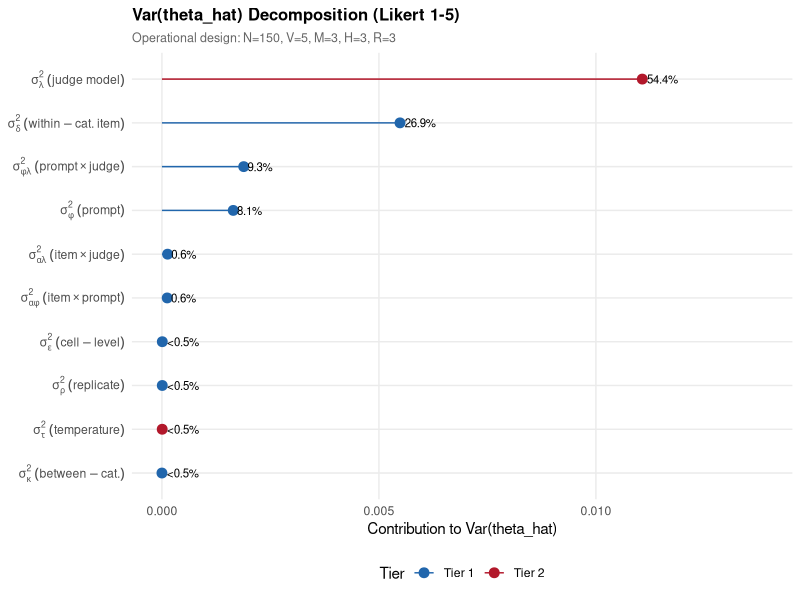
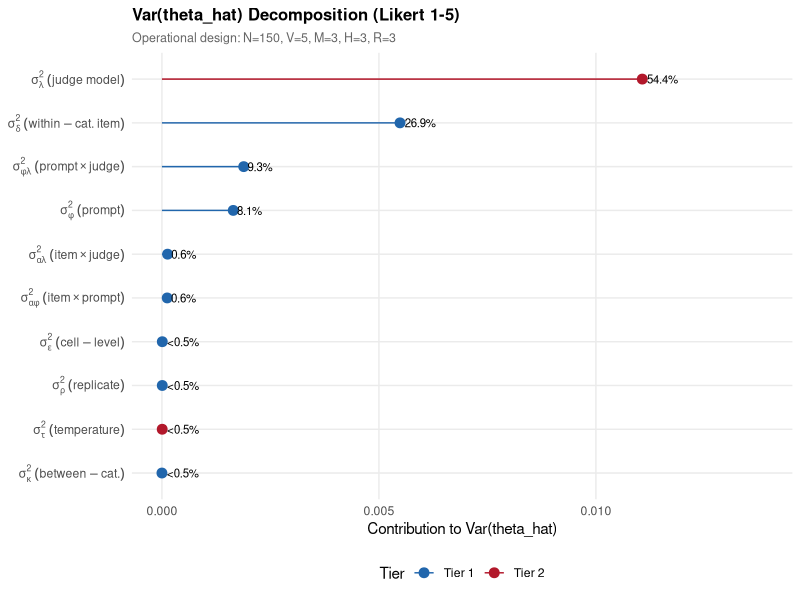
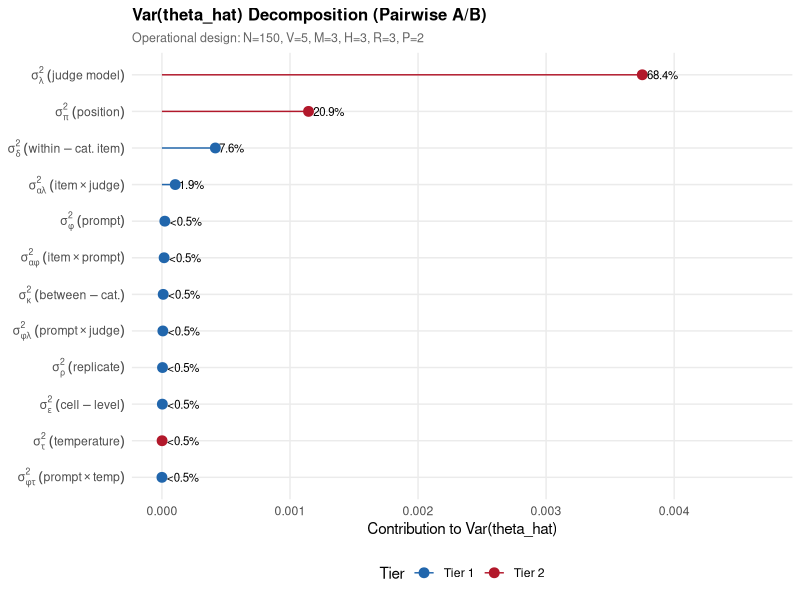
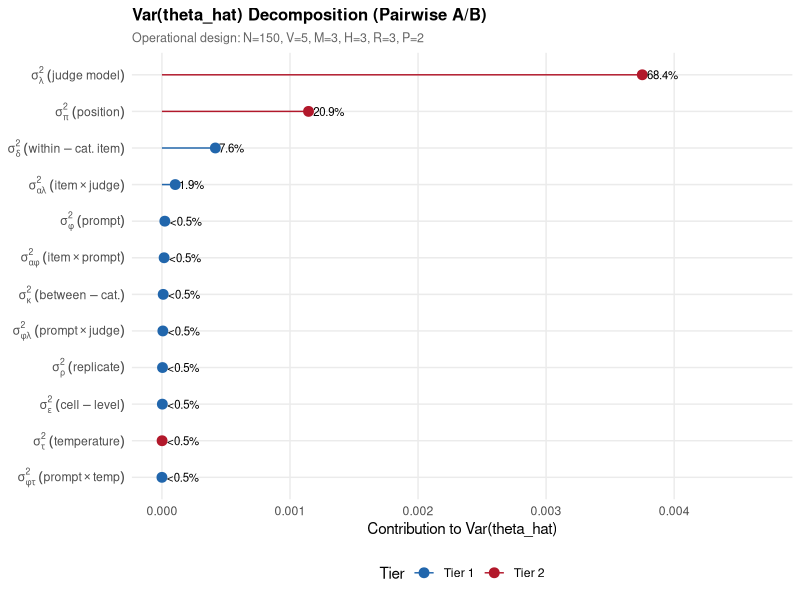
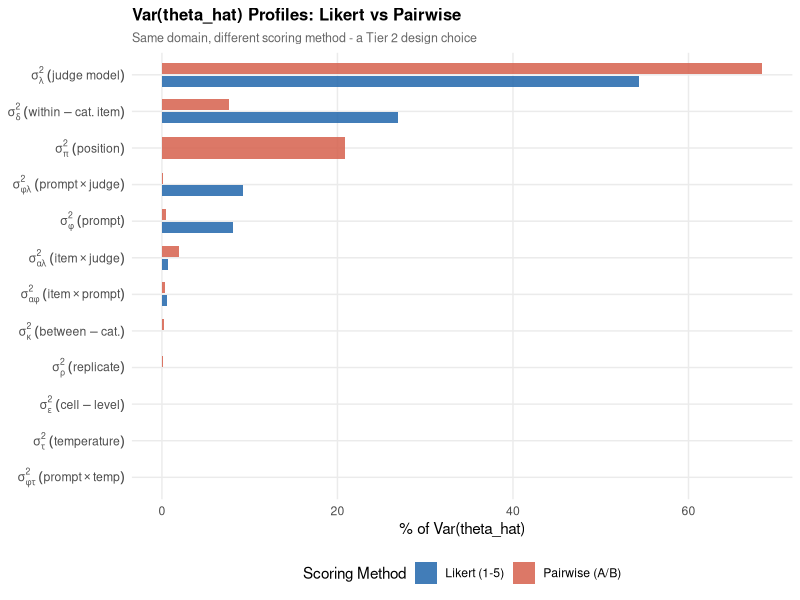
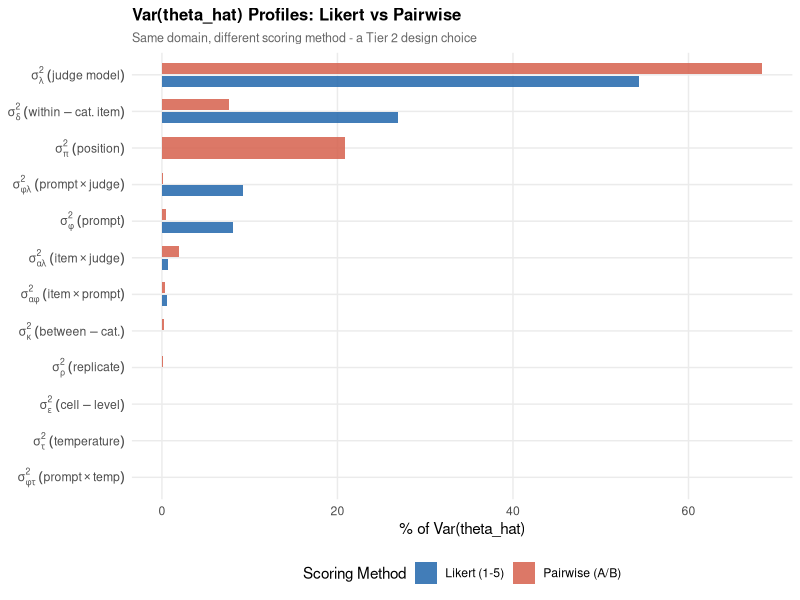
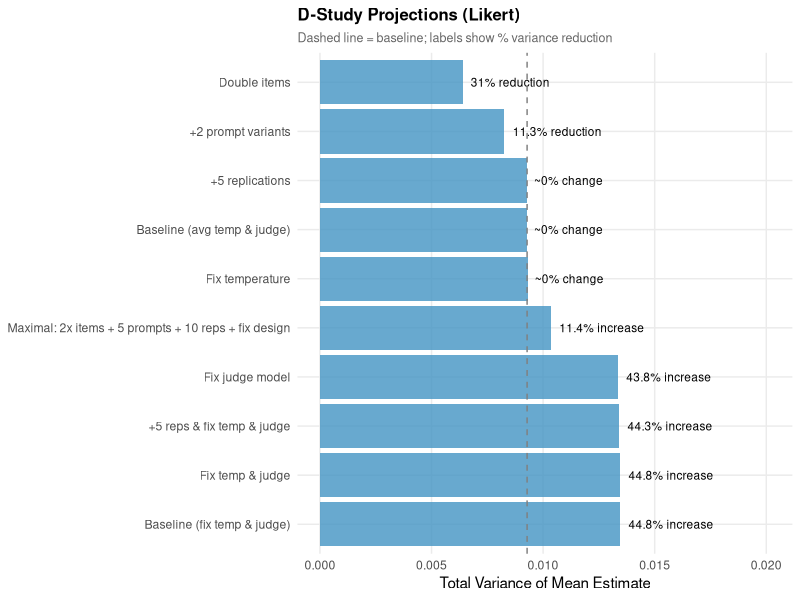
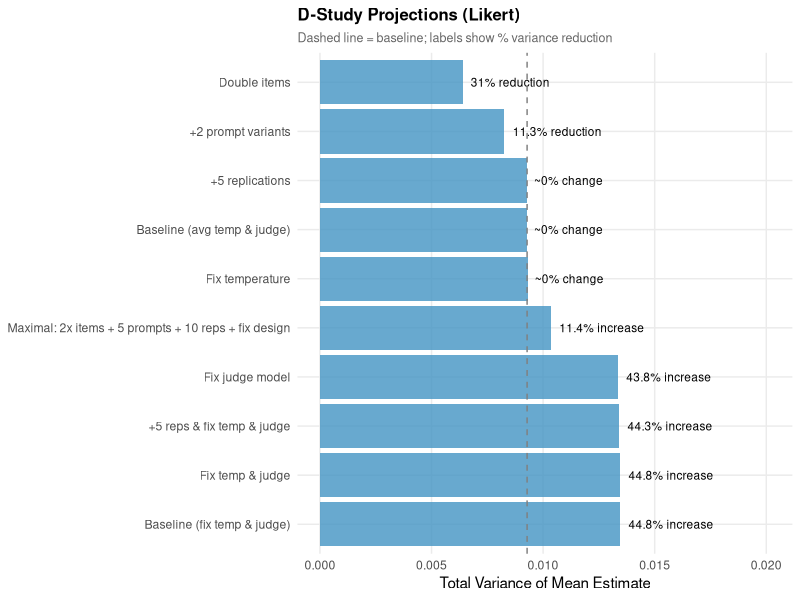

Source code (R) for these figures, in order:
# 03_figures.R
# Generate publication-quality figures for TEE variance decomposition.
# Produces figures comparing Likert vs Pairwise scoring methods.
# Output: figures/ (PDF + PNG)
#
# Forest plots show shares of Var(theta_hat) — the analyst's mean SE
# decomposition — under the operational factorial. Each component sigma^2_k
# is divided by its design-study denominator (e.g., sigma^2_alpha/N,
# sigma^2_lambda/M, sigma^2_rho/(N*V*H*M*R)) so shares within a panel sum
# to 100% of that design's Var(theta_hat).

library(tidyverse)
library(scales)
library(patchwork)

set.seed(42)

# --- Config ---
fig_dir <- "figures"
dir.create(fig_dir, recursive = TRUE, showWarnings = FALSE)

cat("=== 03_figures.R ===\n")

# --- Theme ---
theme_tle <- theme_minimal(base_size = 11) +
  theme(
    panel.grid.minor = element_blank(),
    plot.title = element_text(face = "bold", size = 12),
    plot.subtitle = element_text(color = "gray40", size = 9),
    legend.position = "bottom",
    strip.text = element_text(face = "bold", size = 10)
  )

# Color palette: blue = model-side, red = pipeline-side
tier_colors <- c("Tier 1" = "#2166ac", "Tier 2" = "#b2182b")
scoring_colors <- c("Likert (1-5)" = "#2166ac", "Pairwise (A/B)" = "#d6604d")

# --- sigma^2 expression labels for the y-axis ---
sigma_labels <- c(
  "judge model (design sensitivity)" = expression(sigma[lambda]^2 ~ (judge ~ model)),
  "item x judge"                     = expression(sigma[alpha*lambda]^2 ~ (item %*% judge)),
  "prompt x judge"                   = expression(sigma[phi*lambda]^2 ~ (prompt %*% judge)),
  "within-category item"             = expression(sigma[delta]^2 ~ (within-cat. ~ item)),
  "between-category"                 = expression(sigma[kappa]^2 ~ (between-cat.)),
  "item x prompt"                    = expression(sigma[alpha*phi]^2 ~ (item %*% prompt)),
  "cell-level (3-way+)"              = expression(sigma[epsilon]^2 ~ (cell-level)),
  "temperature (design sensitivity)" = expression(sigma[tau]^2 ~ (temperature)),
  "item x temperature"               = expression(sigma[alpha*tau]^2 ~ (item %*% temp)),
  "prompt x temperature"             = expression(sigma[phi*tau]^2 ~ (prompt %*% temp)),
  "replicate noise"                  = expression(sigma[rho]^2 ~ (replicate)),
  "prompt"                           = expression(sigma[phi]^2 ~ (prompt)),
  "position (design sensitivity)"    = expression(sigma[pi]^2 ~ (position))
)

# Compute the divisor for each component under a design (V, M, H, R, P).
# Convention: averaging over a factor adds it to the denominator; fixing a
# factor (level = 1) leaves it out. P = number of position levels (pairwise
# only); position is fixed-effect sensitivity, divisor = P.
compute_divisor <- function(label, N, V, M, H, R, P = 1) {
  switch(label,
    "between-category"                 = N,
    "within-category item"             = N,
    "prompt"                           = V,
    "item x prompt"                    = N * V,
    "item x temperature"               = N * H,
    "prompt x temperature"             = V * H,
    "item x judge"                     = N * M,
    "prompt x judge"                   = V * M,
    "cell-level (3-way+)"              = N * V * H * M,
    "replicate noise"                  = N * V * H * M * R,
    "judge model (design sensitivity)" = M,
    "temperature (design sensitivity)" = H,
    "position (design sensitivity)"    = P,
    NA_real_
  )
}

# Apply the Var(theta_hat) decomposition to a variance-components table.
apply_var_theta_decomp <- function(vc, design) {
  vc %>%
    filter(variance > 0) %>%
    mutate(
      divisor = sapply(tle_label, compute_divisor,
                       N = design$N, V = design$V, M = design$M,
                       H = design$H, R = design$R, P = design$P),
      contribution = variance / divisor
    ) %>%
    filter(!is.na(divisor), contribution > 0) %>%
    mutate(
      total_var    = sum(contribution),
      pct_mean_var = 100 * contribution / total_var,
      se_design    = sqrt(total_var)
    )
}

# --- Load data ---
vc_likert   <- read_csv("data/processed/variance_components_likert.csv", show_col_types = FALSE)
vc_pairwise <- read_csv("data/processed/variance_components_pairwise.csv", show_col_types = FALSE)

ds_likert   <- read_csv("data/processed/dstudy_likert.csv", show_col_types = FALSE)
ds_pairwise <- read_csv("data/processed/dstudy_pairwise.csv", show_col_types = FALSE)

tv_likert   <- read_csv("data/processed/per_category_variance_likert.csv", show_col_types = FALSE)
tv_pairwise <- read_csv("data/processed/per_category_variance_pairwise.csv", show_col_types = FALSE)

# --- Operational factorials (matched to data/processed/*_clean.csv) ---
likert_design   <- list(N = 150, V = 5, M = 3, H = 3, R = 3, P = 1)
pairwise_design <- list(N = 150, V = 5, M = 3, H = 3, R = 3, P = 2)

decomp_likert   <- apply_var_theta_decomp(vc_likert,   likert_design)
decomp_pairwise <- apply_var_theta_decomp(vc_pairwise, pairwise_design)


# =========================================================================
# Figure 1a: Var(theta_hat) Forest Plot — Likert
# =========================================================================
cat("\nFigure 1a: Var(theta_hat) decomposition (Likert)...\n")

# Lollipop with sigma^2 expressions on the y-axis and Var(theta_hat) % labels.
make_var_theta_plot <- function(decomp, design, title_suffix, point_color = "#2166ac") {
  d <- decomp %>%
    mutate(tier_label = recode(tier,
                               "model-side"    = "Tier 1",
                               "pipeline-side" = "Tier 2"),
           tle_label  = fct_reorder(tle_label, contribution))

  ggplot(d, aes(x = contribution, y = tle_label)) +
    geom_segment(aes(x = 0, xend = contribution,
                     y = tle_label, yend = tle_label,
                     color = tier_label), linewidth = 0.5) +
    geom_point(aes(color = tier_label), size = 3) +
    geom_text(aes(label = ifelse(pct_mean_var >= 0.5,
                                 sprintf("%.1f%%", pct_mean_var),
                                 "<0.5%")),
              hjust = -0.15, size = 2.9) +
    scale_color_manual(values = tier_colors, name = "Tier") +
    scale_y_discrete(labels = sigma_labels) +
    labs(
      title = paste("Var(theta_hat) Decomposition", title_suffix),
      subtitle = sprintf("Operational design: N=%d, V=%d, M=%d, H=%d, R=%d%s",
                        design$N, design$V, design$M, design$H, design$R,
                        if (design$P > 1) sprintf(", P=%d", design$P) else ""),
      x = "Contribution to Var(theta_hat)",
      y = NULL
    ) +
    theme_tle +
    expand_limits(x = max(d$contribution) * 1.25)
}

cat("\nLikert Var(theta_hat) shares (top 8):\n")
print(decomp_likert %>%
        arrange(desc(contribution)) %>%
        select(tle_label, variance, divisor, contribution, pct_mean_var) %>%
        head(8))
cat(sprintf("Likert: total Var(theta_hat) = %.6g, SE = %.6g\n",
            unique(decomp_likert$total_var), unique(decomp_likert$se_design)))

p1a <- make_var_theta_plot(decomp_likert, likert_design, "(Likert 1-5)")
ggsave(file.path(fig_dir, "fig1a_variance_likert.pdf"), p1a, width = 7, height = 5)
ggsave(file.path(fig_dir, "fig1a_variance_likert.png"), p1a, width = 7, height = 5, dpi = 300)
cat("  Saved fig1a_variance_likert.pdf/png\n")


# =========================================================================
# Figure 1b: Var(theta_hat) Forest Plot — Pairwise
# =========================================================================
cat("\nFigure 1b: Var(theta_hat) decomposition (Pairwise)...\n")

cat("\nPairwise Var(theta_hat) shares (top 8):\n")
print(decomp_pairwise %>%
        arrange(desc(contribution)) %>%
        select(tle_label, variance, divisor, contribution, pct_mean_var) %>%
        head(8))
cat(sprintf("Pairwise: total Var(theta_hat) = %.6g, SE = %.6g\n",
            unique(decomp_pairwise$total_var), unique(decomp_pairwise$se_design)))

p1b <- make_var_theta_plot(decomp_pairwise, pairwise_design, "(Pairwise A/B)")
ggsave(file.path(fig_dir, "fig1b_variance_pairwise.pdf"), p1b, width = 7, height = 5)
ggsave(file.path(fig_dir, "fig1b_variance_pairwise.png"), p1b, width = 7, height = 5, dpi = 300)
cat("  Saved fig1b_variance_pairwise.pdf/png\n")


# =========================================================================
# Figure 2: Side-by-Side Comparison — Likert vs Pairwise (Var(theta_hat) shares)
# =========================================================================
cat("Figure 2: Scoring method comparison (Var(theta_hat) shares)...\n")

vc_both <- bind_rows(decomp_likert, decomp_pairwise) %>%
  mutate(
    scoring_label = case_when(
      scoring == "likert"   ~ "Likert (1-5)",
      scoring == "pairwise" ~ "Pairwise (A/B)"
    ),
    tle_label = fct_reorder(tle_label, pct_mean_var, .fun = max)
  )

p2 <- ggplot(vc_both, aes(x = pct_mean_var, y = tle_label, fill = scoring_label)) +
  geom_col(position = position_dodge(width = 0.7), width = 0.6, alpha = 0.85) +
  scale_fill_manual(values = scoring_colors, name = "Scoring Method") +
  scale_y_discrete(labels = sigma_labels) +
  labs(
    title = "Var(theta_hat) Profiles: Likert vs Pairwise",
    subtitle = "Same domain, different scoring method - a Tier 2 design choice",
    x = "% of Var(theta_hat)",
    y = NULL
  ) +
  theme_tle

ggsave(file.path(fig_dir, "fig2_scoring_comparison.pdf"), p2, width = 8, height = 5.5)
ggsave(file.path(fig_dir, "fig2_scoring_comparison.png"), p2, width = 8, height = 5.5, dpi = 300)
cat("  Saved fig2_scoring_comparison.pdf/png\n")


# =========================================================================
# Figure 3a: D-Study Waterfall — Likert
# =========================================================================
cat("Figure 3a: D-study waterfall (Likert)...\n")

make_waterfall_plot <- function(dstudy_df, title_suffix) {
  baseline_var <- dstudy_df %>%
    filter(str_detect(scenario, "Baseline.*avg")) %>%
    pull(total_var) %>%
    first()

  ds_plot <- dstudy_df %>%
    mutate(scenario = fct_reorder(scenario, total_var, .desc = TRUE))

  ds_plot <- ds_plot %>%
    mutate(change_label = case_when(
      is.na(reduction_pct) ~ "",
      abs(reduction_pct) < 0.5 ~ "~0% change",
      reduction_pct > 0 ~ paste0(reduction_pct, "% reduction"),
      reduction_pct < 0 ~ paste0(abs(reduction_pct), "% increase")
    ))

  ggplot(ds_plot, aes(x = total_var, y = scenario)) +
    geom_col(fill = "#4393c3", alpha = 0.8) +
    geom_text(aes(label = change_label),
              hjust = -0.1, size = 3) +
    geom_vline(xintercept = baseline_var, linetype = "dashed", color = "gray50") +
    labs(
      title = paste("D-Study Projections", title_suffix),
      subtitle = "Dashed line = baseline; labels show % variance reduction",
      x = "Total Variance of Mean Estimate",
      y = NULL
    ) +
    scale_x_continuous(labels = scales::label_number()) +
    theme_tle +
    expand_limits(x = max(ds_plot$total_var) * 1.5)
}

p3a <- make_waterfall_plot(ds_likert, "(Likert)")
ggsave(file.path(fig_dir, "fig3a_dstudy_likert.pdf"), p3a, width = 8, height = 5)
ggsave(file.path(fig_dir, "fig3a_dstudy_likert.png"), p3a, width = 8, height = 5, dpi = 300)
cat("  Saved fig3a_dstudy_likert.pdf/png\n")


# =========================================================================
# Figure 3b: D-Study Waterfall — Pairwise
# =========================================================================
cat("Figure 3b: D-study waterfall (Pairwise)...\n")

p3b <- make_waterfall_plot(ds_pairwise, "(Pairwise)")
ggsave(file.path(fig_dir, "fig3b_dstudy_pairwise.pdf"), p3b, width = 8, height = 5)
ggsave(file.path(fig_dir, "fig3b_dstudy_pairwise.png"), p3b, width = 8, height = 5, dpi = 300)
cat("  Saved fig3b_dstudy_pairwise.pdf/png\n")


# =========================================================================
# Figure 3c: Combined D-Study Waterfall — Likert vs Pairwise
# =========================================================================
cat("Figure 3c: Combined D-study comparison...\n")

p3a_combined <- make_waterfall_plot(ds_likert, "(Likert)") + theme(plot.title = element_text(size = 11, face = "bold"))
p3b_combined <- make_waterfall_plot(ds_pairwise, "(Pairwise)") + theme(plot.title = element_text(size = 11, face = "bold"))
p3c <- p3a_combined + p3b_combined + plot_layout(ncol = 2)

ggsave(file.path(fig_dir, "fig_dstudy_comparison.pdf"), p3c, width = 14, height = 5.5)
ggsave(file.path(fig_dir, "fig_dstudy_comparison.png"), p3c, width = 14, height = 5.5, dpi = 300)
cat("  Saved fig_dstudy_comparison.pdf/png\n")


# =========================================================================
# Figure 4: Per-Category Replicate Noise by Scoring Method
# =========================================================================
cat("Figure 4: Per-category replicate noise...\n")

tv_both <- bind_rows(tv_likert, tv_pairwise) %>%
  mutate(
    scoring_label = case_when(
      scoring == "likert" ~ "Likert (1-5)",
      scoring == "pairwise" ~ "Pairwise (A/B)"
    ),
    category_short = str_replace_all(category, "_", " ") %>%
      str_to_title() %>%
      str_replace("Left Right", "L-R")
  )

if (nrow(tv_both) > 2) {
  p4 <- ggplot(tv_both, aes(x = mean_gen_var, y = category_short, color = scoring_label)) +
    geom_point(size = 3, position = position_dodge(width = 0.4)) +
    geom_errorbarh(
      aes(xmin = pmax(0, mean_gen_var - 1.96 * sd_gen_var / sqrt(n_cells)),
          xmax = mean_gen_var + 1.96 * sd_gen_var / sqrt(n_cells)),
      height = 0.2,
      position = position_dodge(width = 0.4)
    ) +
    scale_color_manual(values = scoring_colors, name = "Scoring Method") +
    labs(
      title = expression(paste("Per-Category Replicate Noise (", sigma[rho]^2, ")")),
      subtitle = "Mean within-cell variance by dimension; error bars = 95% CI",
      x = expression(hat(sigma)[rho]^2),
      y = NULL
    ) +
    theme_tle

  ggsave(file.path(fig_dir, "fig4_per_category_gen_var.pdf"), p4,
         width = 8, height = max(4, n_distinct(tv_both$category) * 0.5 + 2))
  ggsave(file.path(fig_dir, "fig4_per_category_gen_var.png"), p4,
         width = 8, height = max(4, n_distinct(tv_both$category) * 0.5 + 2), dpi = 300)
  cat("  Saved fig4_per_category_gen_var.pdf/png\n")
} else {
  cat("  Skipped: insufficient categories\n")
}

cat("\n=== All figures saved to", fig_dir, "===\n")
